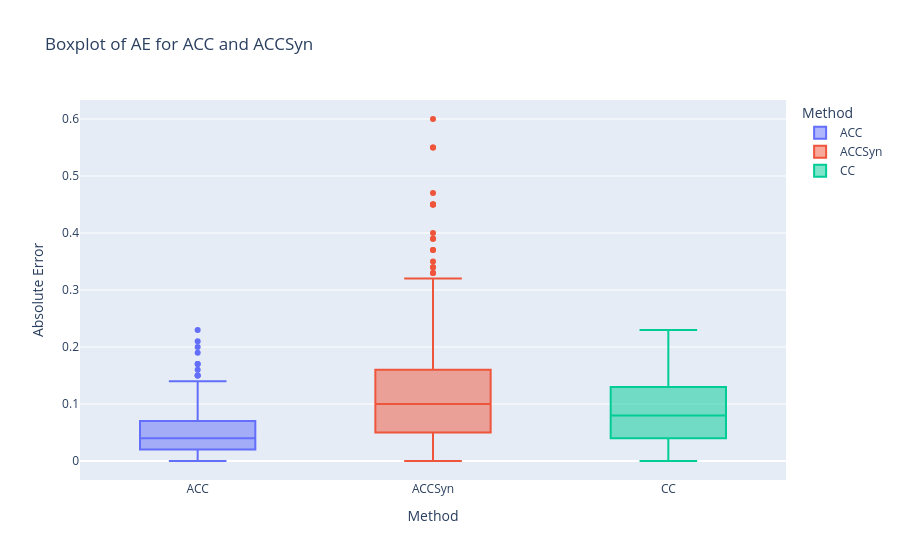

Notebook code cell kept with this figure:
### Code cell
import plotly.express as px

# Create the boxplot
fig = px.box(results_df, x='METHOD', y='AE', color='METHOD', title='Boxplot of AE for ACC and ACCSyn', labels={'AE': 'Absolute Error', 'METHOD': 'Method'})
fig.show()

### Figure 1 — Plotly figure (JSON) as saved in the notebook; plotly's stock layout.template omitted (floating-point values rounded to 4 significant figures; data arrays with more than 128 entries replaced by an {"elided": "..."} marker saying what was removed)
{"data": [{"alignmentgroup": "True", "hovertemplate": "Method=%{x}<br>Absolute Error=%{y}<extra></extra>", "legendgroup": "ACC", "marker": {"color": "#636efa"}, "name": "ACC", "notched": false, "offsetgroup": "ACC", "orientation": "v", "showlegend": true, "type": "box", "x": {"elided": "315 str values"}, "x0": " ", "xaxis": "x", "y": {"elided": "315 float values"}, "y0": " ", "yaxis": "y"}, {"alignmentgroup": "True", "hovertemplate": "Method=%{x}<br>Absolute Error=%{y}<extra></extra>", "legendgroup": "ACCSyn", "marker": {"color": "#EF553B"}, "name": "ACCSyn", "notched": false, "offsetgroup": "ACCSyn", "orientation": "v", "showlegend": true, "type": "box", "x": {"elided": "315 str values"}, "x0": " ", "xaxis": "x", "y": {"elided": "315 float values"}, "y0": " ", "yaxis": "y"}, {"alignmentgroup": "True", "hovertemplate": "Method=%{x}<br>Absolute Error=%{y}<extra></extra>", "legendgroup": "CC", "marker": {"color": "#00cc96"}, "name": "CC", "notched": false, "offsetgroup": "CC", "orientation": "v", "showlegend": true, "type": "box", "x": {"elided": "315 str values"}, "x0": " ", "xaxis": "x", "y": {"elided": "315 float values"}, "y0": " ", "yaxis": "y"}], "layout": {"boxmode": "overlay", "legend": {"title": {"text": "Method"}, "tracegroupgap": 0}, "title": {"text": "Boxplot of AE for ACC and ACCSyn"}, "xaxis": {"anchor": "y", "categoryarray": ["ACC", "ACCSyn", "CC"], "categoryorder": "array", "domain": [0, 1], "title": {"text": "Method"}}, "yaxis": {"anchor": "x", "domain": [0, 1], "title": {"text": "Absolute Error"}}}}
